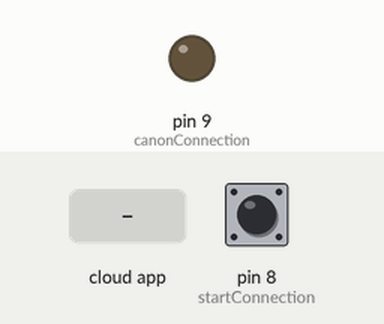
This sketch was run on a simulated Arduino Uno, built with avr-gcc and run on an emulated ATmega328P. Shown: output pins drawn as LEDs (lit = HIGH). Inputs (shaded band) come from the test bench; at power-on: pin 8 (startConnection) LOW. The ROS host is connected and sends only what is stated.

Above: at 1.2 s.
1.3 s: the phone or cloud app sets canonTrigger to 1
At 2.1 s:
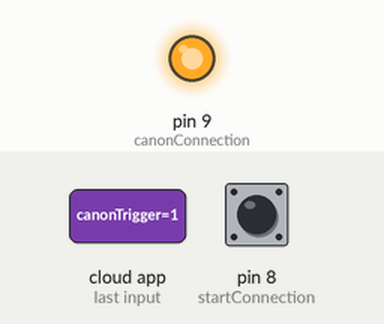
Timing chart, 0 to 4.3 s (numbered marks = the images above; inputs shaded):
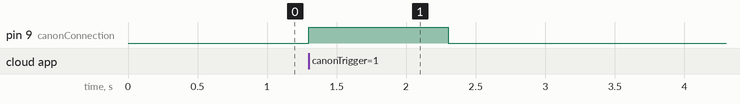

The sketch:

arduino1.ino
```cpp
#include <ros.h>
#include <std_msgs/Bool.h>

int clock = 0;

//Ici on declare nos constante pour le programme
const int startConnection = 8;
const int canonConnection = 9;
int startConnectionState = LOW;
//Les pins 2-7 sont pour les capteurs ultrason

ros::NodeHandle  nh;

//Ici on peut declarer de nouveau messages si besoin
std_msgs::Bool bool_true;
std_msgs::Bool bool_false;


//Ici on declare le topic publisher ou subscriber
ros::Publisher started("startTrigger", &bool_false);

void fire(const std_msgs::Bool& msg)
{
  if(msg.data)
  {
      digitalWrite(canonConnection, HIGH);   // set the LED on
      delay(1000);              // wait for a second
      digitalWrite(canonConnection, LOW);    // set the LED off
      delay(1000);
  }
}

ros::Subscriber<std_msgs::Bool> canon("canonTrigger", fire);


//On peut ainsi prevoir le comportement de larduino sur un iteration
//Chaque action a sa propre fonction


void checkDepart()
{

  if (digitalRead(startConnection) != startConnectionState) {
    startConnectionState = digitalRead(startConnection);
    if(startConnectionState == HIGH){
      started.publish( &bool_true );
    }else{
      started.publish( &bool_false );
    }
  }
}


void setup()
{
  nh.initNode();
  //On doit declarer chaque publisher au pres de ROS
  nh.advertise(started);
  nh.subscribe(canon);


  pinMode(startConnection, INPUT);
  pinMode(canonConnection, OUTPUT);

  //On initialise les messages
  bool_true.data = true;
  bool_false.data = false;
}

void loop()
{
  clock ++;
  checkDepart();
  nh.spinOnce();

  delay(1);
}
```

Measured:
- after the input at 1.3 s, pin 9 (canonConnection): LOW → HIGH at once, → LOW 1.0 s later
